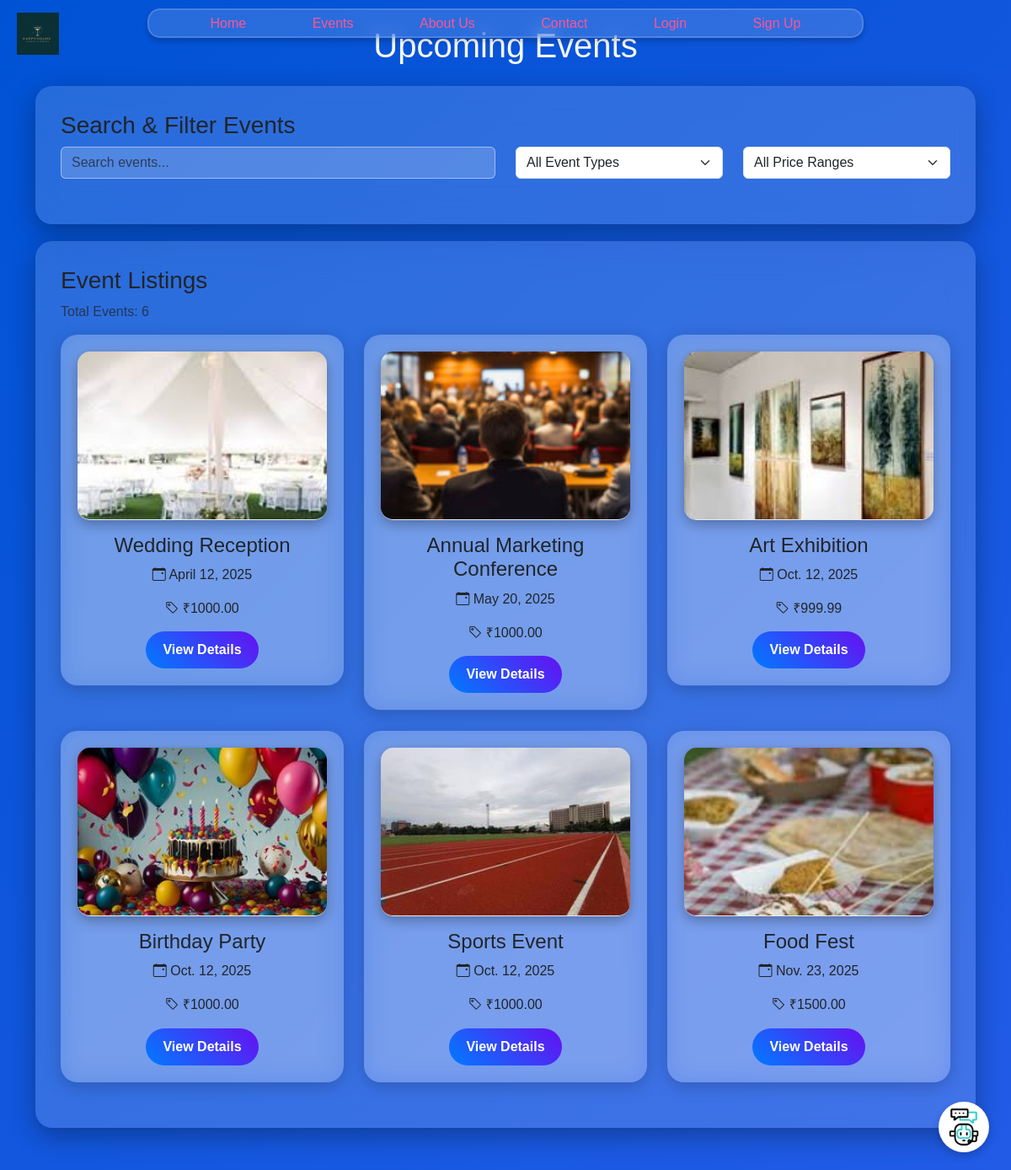
Screenshot of /events/ with the database file from the repository.
### eventapp/models.py (models this page shows, shortened)
class Event(models.Model):
    name = models.CharField(max_length=200)
    is_available = models.BooleanField(default=True)
    slug = models.SlugField(unique=True, blank=True)
    desc = models.TextField(default='no description provided')
    event_date = models.DateField()
    location = models.CharField(max_length=200, default='not specified')
    price = models.DecimalField(max_digits=10, decimal_places=2, default=Decimal('0.00'))
    img = models.ImageField(upload_to='events/', blank=True, null=True)
    event_type = models.CharField(max_length=50, default='not specified')
    event_duration = models.CharField(max_length=50, default='not specified')
    itinerary = models.JSONField(default=list)

### eventapp/views.py (the view)
# urls.py: path('events/', views.event_list, name='events'),
def event_list(request):
    events = Event.objects.filter(event_date__gte=now().date(), is_available=True).order_by('event_date')  # Order by event date
    paginator = Paginator(events, 6)  # Adjust the number of events per page
    page_number = request.GET.get('page')
    page_obj = paginator.get_page(page_number)
    return render(request, 'eventapp/events.html', {'page_obj': page_obj})

### userapp/context_processors.py (called while the page is built)
def timestamp(request):
    return {
        'timestamp': int(time.time())  # Or use any versioning logic you prefer
    }

def toast_message(request):
    return {
        'toast_message': {
            'type': getattr(request, 'toast_type', None),  # Default to None if not set
            'message': getattr(request, 'toast_message', None),  # Default to None if not set
        }
    }

### eventapp/templates/eventapp/events.html (shortened to what this page needs)
{% extends 'base.html' %}
{% load static %}
{% block content %}
<div class="blur-background">
    <div class="container">
        <h1 class="text-center text-light mb-4">Upcoming Events</h1>
        <div class="dashboard-card">
            <h3 class="section-title">Search & Filter Events</h3>
            <div class="row mb-4 align-items-center">
                <div class="col-md-6">
                    <input type="text" class="form-control" id="eventSearch" placeholder="Search events..." onkeyup="searchEvents()">
                </div>
                <div class="col-md-3">
                    <select class="form-select" id="eventTypeFilter" onchange="filterEvents()">
                        <option value="">All Event Types</option>
                    </select>
                </div>
                <div class="col-md-3">
                    <select class="form-select" id="eventPriceFilter" onchange="filterEvents()">
                        <option value="">All Price Ranges</option>
                    </select>
                </div>
            </div>
        </div>
        <div class="dashboard-card">
            <h3 class="section-title">Event Listings</h3>
            <p class="text-muted">Total Events: {{ page_obj.paginator.count }}</p>
            <div class="row g-4" id="eventGrid">
                {% for i in page_obj %}
                <div class="col-md-6 col-lg-4">
                    <div class="event-card" data-event-type="{{ i.event_type }}" data-event-price="{{ i.price }}">
                        {% if i.img %}
                            <img src="{{ i.img.url }}" class="card-img-top" alt="{{ i.name }}">
                        {% else %}
                            <img src="{% static 'images/default_event.jpg' %}" class="card-img-top" alt="Default Event">
                        {% endif %}
                        <h4 class="mt-3">{{ i.name }}</h4>
                        <p><i class="bi bi-calendar-event"></i> {{ i.event_date }}</p>
                        <p><i class="bi bi-tag"></i> ₹{{ i.price }}</p>
                        <a href="{% url 'eventapp:event_detail' i.slug %}" class="btn btn-primary btn-custom">View Details</a>
                    </div>
                </div>
                {% empty %}
                <p class="text-center">No events available.</p>
                {% endfor %}
            </div>
        </div>
    </div>
</div>
{% endblock %}

### static/css/styles.css (style rules this page uses)
body, html { font-family: "Arial", sans-serif; margin: 0; padding: 0; background-color: #ffffff; }
.event-card .card-img-top { border-bottom: 1px solid #eaeaea; }
.event-card .btn { padding: 10px 20px; font-size: 1rem; font-weight: 600; }
::placeholder { color: rgba(255, 255, 255, 0.7); }
.form-control { background: transparent; color: white; border: 1px solid rgba(255, 255, 255, 0.3); }
.btn-primary { background: linear-gradient(45deg, #007bff, #6610f2); border: none; transition: all 0.3s ease-in-out; }
input.form-control, textarea.form-control { background-color: #ffffff30; color: white; border: 1px solid #ffffff70; }

### eventapp/templates/eventapp/events.html (style rules this page uses)
.blur-background { position: fixed; top: 0; left: 0; width: 100%; height: 100%; background: linear-gradient(135deg, #0052D4, #4364F7, #6FB1FC); background-size: 400% 400%; animation: gradientBG 15s ease infinite; overflow-y: auto; padding: 30px 0; }
.dashboard-card { background: rgba(255, 255, 255, 0.15); backdrop-filter: blur(20px); -webkit-backdrop-filter: blur(20px); padding: 30px; border-radius: 20px; box-shadow: 0 10px 30px rgba(0, 0, 0, 0.3); margin-bottom: 20px; animation: fadeIn 0.5s ease; }
.event-card { background: rgba(255, 255, 255, 0.2); backdrop-filter: blur(15px); -webkit-backdrop-filter: blur(15px); padding: 20px; border-radius: 20px; box-shadow: 0 5px 20px rgba(0, 0, 0, 0.2); transition: transform 0.3s ease, box-shadow 0.3s ease; text-align: center; }
.card-img-top { border-radius: 15px; height: 200px; object-fit: cover; box-shadow: 0 5px 15px rgba(0, 0, 0, 0.3); }
.btn-custom { padding: 8px 15px; border-radius: 30px; font-size: 14px; transition: all 0.3s ease; }

### rows the page displays
Event: img (picture), name "Wedding Reception", event_date "April 12, 2025", price "1000.00"
Event: img (picture), name "Annual Marketing Conference", event_date "May 20, 2025", price "1000.00"
Event: img (picture), name "Art Exhibition", event_date "Oct. 12, 2025", price "999.99"
Event: img (picture), name "Birthday Party", event_date "Oct. 12, 2025", price "1000.00"
Event: img (picture), name "Sports Event", event_date "Oct. 12, 2025", price "1000.00"
Event: img (picture), name "Food Fest", event_date "Nov. 23, 2025", price "1500.00"

### other values shown
{{ page_obj.paginator.count }} "6"
